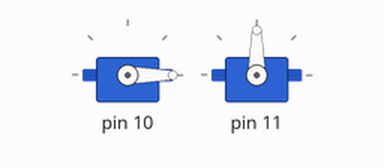
The sketch below on a simulated Teensy 4. Shown: 2 × servo.

Above: at 0.0 s.
At 0.9 s:
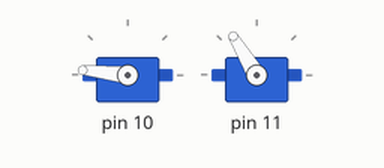
At 1.5 s:
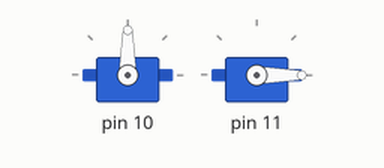
At 2.0 s:
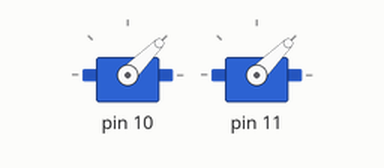
Timing chart, 0 to 3.5 s (numbered marks = the images above):
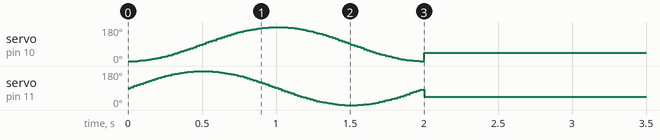

The sketch:

main.ino
```cpp
#include "tvc.hpp"

TVC my_tvc = TVC(10, 11);

void setup()
{
    my_tvc.init();
}

void loop()
{
    my_tvc.update(45, 45);
}
```

tvc.hpp
```cpp
#include <Servo.h>

#ifndef TVC_H
#define TVC_H

class TVC {
    public:
        Servo roll_servo;      // inner servo cloests to EDF
        Servo pitch_servo;      // outer servo furthest from EDF
        int rotation_duration;

        TVC(int roll_pin, int pitch_pin, int duration = 2000) {
            roll_servo.attach(roll_pin);
            pitch_servo.attach(pitch_pin);
            rotation_duration = duration;
        }

        void init() {
            int counter = 0;
            int roll_angle = 0;
            int pitch_angle = 90;
            roll_servo.write(roll_angle);
            pitch_servo.write(pitch_angle);
            while (counter < rotation_duration) {
                roll_angle = 90*(1-cos((2*PI*counter)/rotation_duration));
                pitch_angle = 90*(1+sin((2*PI*counter)/rotation_duration));
                roll_servo.write(roll_angle);
                pitch_servo.write(pitch_angle);
                counter ++;
                delay(1); }
        }

        void update(int roll_angle, int pitch_angle) {
            roll_servo.write(roll_angle);
            pitch_servo.write(pitch_angle);
        }
};

#endif // TVC_H
```
